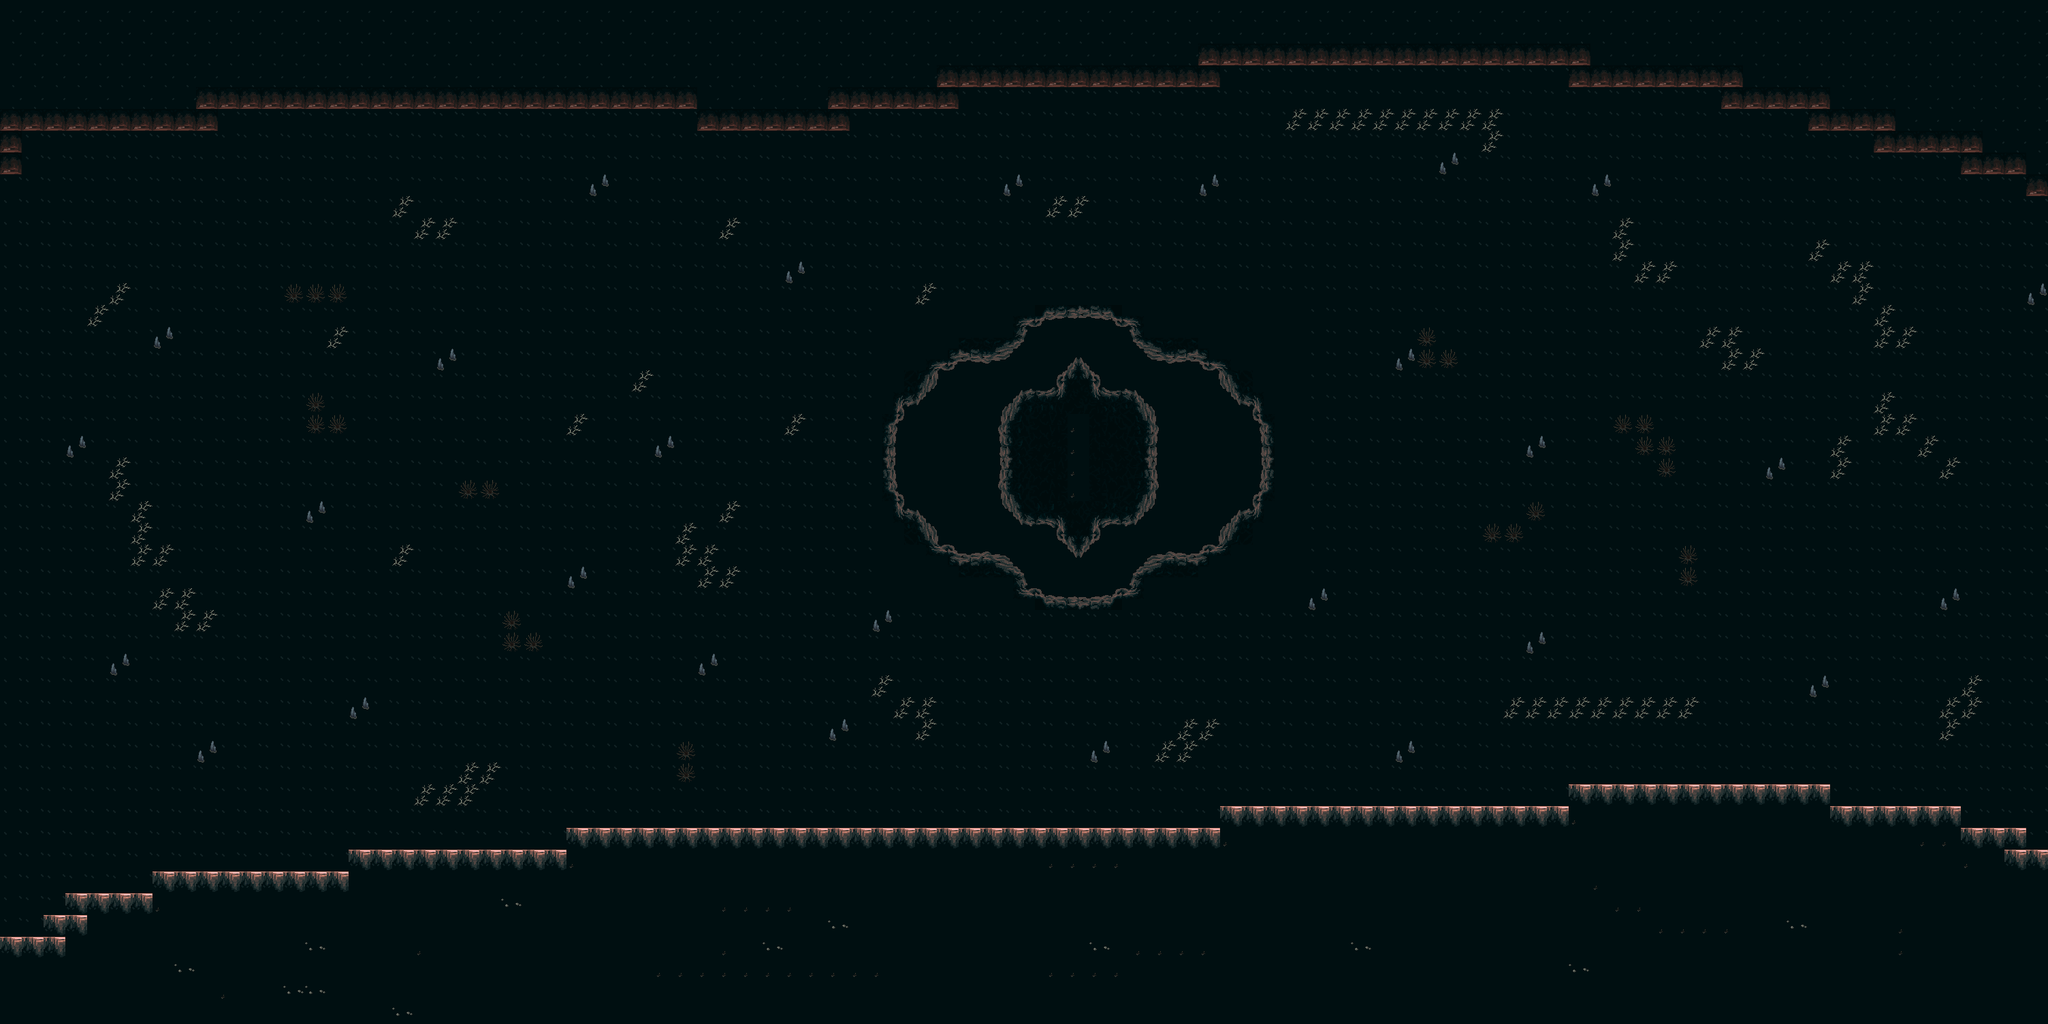

Tiled map render using the project's own tile images. Description and the map definition, with tile-layer contents summarised, below:
An orthogonal 94x47 tile map with 32x32 px tiles, 2 tile layers (Tile Layer 1, Tile Layer 2), 2 tilesets.

<map version="1.10" tiledversion="1.12.1" orientation="orthogonal" renderorder="right-down" width="94" height="47" tilewidth="32" tileheight="32" infinite="0" nextlayerid="3" nextobjectid="1">
 <tileset firstgid="1" name="main_lev_build" tilewidth="32" tileheight="32" tilecount="1024" columns="32">
  <image source="main_lev_build.png" width="1024" height="1024" />
 </tileset>
 <tileset firstgid="1025" name="Details" tilewidth="32" tileheight="32" tilecount="90" columns="18">
  <image source="Details.png" width="576" height="176" />
 </tileset>
 <layer id="1" name="Tile Layer 1" width="94" height="47">
  <data>[4418 cells, 4418 non-empty, 1 distinct tile ids]</data>
 </layer>
 <layer id="2" name="Tile Layer 2" width="94" height="47">
  <data>[4418 cells, 4418 non-empty, 286 distinct tile ids]</data>
 </layer>
</map>
